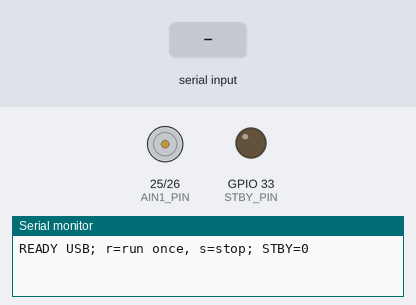
A sketch run on a simulated ESP32. Shown: motor-driver pin pairs drawn as motors (green arrow = first pin HIGH = forward, orange = second pin HIGH = backward, longer = more drive, stopped while the standby pin is LOW), output pins drawn as LEDs (lit = HIGH), the last lines printed to the serial monitor. The inputs (shaded band) are chosen by the test bench.

Above: at 1.2 s.
1.3 s: "r" received over Serial
At 2.1 s:
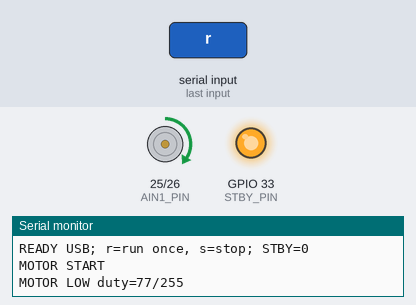
At 3.1 s:
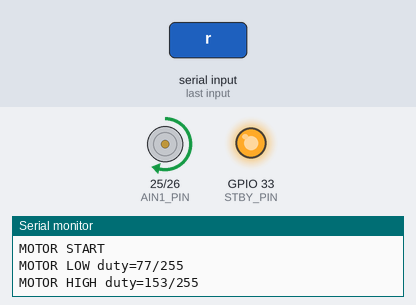
4.3 s: "s" received over Serial
Timing chart, 0 to 7.3 s (numbered marks = the images above; inputs shaded):
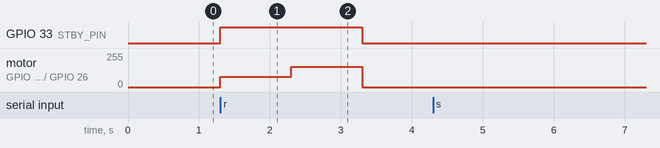

The sketch:

motor_serial.ino
```cpp
#include <Arduino.h>

constexpr uint8_t AIN1_PIN = 25;
constexpr uint8_t AIN2_PIN = 26;
constexpr uint8_t STBY_PIN = 33;
constexpr uint32_t PWM_HZ = 20000;
constexpr uint8_t PWM_BITS = 8;
constexpr uint32_t LOW_PERCENT = 30;
constexpr uint32_t HIGH_PERCENT = 60;
constexpr uint32_t MAX_DUTY = (1UL << PWM_BITS) - 1;
constexpr uint32_t LOW_DUTY = (MAX_DUTY * LOW_PERCENT + 50) / 100;
constexpr uint32_t HIGH_DUTY = (MAX_DUTY * HIGH_PERCENT + 50) / 100;
constexpr uint32_t RUN_MS = 1000;
constexpr uint32_t WAKE_MS = 2;
static_assert(LOW_PERCENT > 0 && LOW_PERCENT < HIGH_PERCENT && HIGH_PERCENT <= 100,
              "Use 0 < low < high <= 100");

enum Phase { IDLE, WAKING, LOW_SPEED, HIGH_SPEED };
Phase phase = IDLE;
uint32_t phaseStarted = 0;
bool ain1Attached = false;
bool ain2Attached = false;
bool halted = false;

bool stopMotor() {
  digitalWrite(STBY_PIN, LOW);
  bool ok = true;
  if (ain1Attached) ok = ledcWrite(AIN1_PIN, 0) && ok;
  if (ain2Attached) ok = ledcWrite(AIN2_PIN, 0) && ok;
  phase = IDLE;
  return ok;
}

void fail(const char *message) {
  stopMotor();
  halted = true;
  Serial.printf("ERROR %s; STBY=0\n", message);
}

bool setForward(uint32_t duty) {
  if (!ledcWrite(AIN2_PIN, 0) || !ledcWrite(AIN1_PIN, duty)) {
    fail("PWM write failed");
    return false;
  }
  return true;
}

void setup() {
  digitalWrite(STBY_PIN, LOW);
  pinMode(STBY_PIN, OUTPUT);
  digitalWrite(AIN1_PIN, LOW);
  digitalWrite(AIN2_PIN, LOW);
  pinMode(AIN1_PIN, OUTPUT);
  pinMode(AIN2_PIN, OUTPUT);
  Serial.begin(115200);
  ain1Attached = ledcAttach(AIN1_PIN, PWM_HZ, PWM_BITS);
  ain2Attached = ledcAttach(AIN2_PIN, PWM_HZ, PWM_BITS);
  if (!ain1Attached || !ain2Attached || !stopMotor()) {
    fail("PWM initialization failed");
    return;
  }
  Serial.println("READY USB; r=run once, s=stop; STBY=0");
}

void loop() {
  if (halted) {
    delay(100);
    return;
  }
  // Snapshot the available bytes so continuous input cannot delay motor timing.
  const int available = Serial.available();
  bool stopped = false;
  for (int i = 0; i < available; ++i) {
    const int command = Serial.read();
    if (command == 's' || command == 'S') {
      if (!stopMotor()) {
        fail("motor stop failed");
        return;
      }
      stopped = true;
      Serial.println("MOTOR STOP STBY=0");
    } else if (command == 'r' || command == 'R') {
      if (stopped || phase != IDLE) {
        Serial.println("BUSY command ignored");
      } else {
        digitalWrite(STBY_PIN, HIGH);
        phase = WAKING;
        phaseStarted = millis();
        Serial.println("MOTOR START");
      }
    }
  }

  const uint32_t now = millis();
  if (phase == WAKING && now - phaseStarted >= WAKE_MS) {
    if (!setForward(LOW_DUTY)) return;
    phase = LOW_SPEED;
    phaseStarted = now;
    Serial.printf("MOTOR LOW duty=%lu/%lu\n", (unsigned long)LOW_DUTY,
                  (unsigned long)MAX_DUTY);
  } else if (phase == LOW_SPEED && now - phaseStarted >= RUN_MS) {
    if (!setForward(HIGH_DUTY)) return;
    phase = HIGH_SPEED;
    phaseStarted = now;
    Serial.printf("MOTOR HIGH duty=%lu/%lu\n", (unsigned long)HIGH_DUTY,
                  (unsigned long)MAX_DUTY);
  } else if (phase == HIGH_SPEED && now - phaseStarted >= RUN_MS) {
    if (!stopMotor()) {
      fail("motor stop failed");
      return;
    }
    Serial.println("MOTOR DONE STBY=0");
  }
  delay(2);
}
```

Measured:
- after the input at 1.3 s, GPIO 33 (STBY_PIN): LOW → HIGH at once, → LOW 2.0 s later; motor on GPIO 25 (AIN1_PIN) / GPIO 26 (AIN2_PIN): stopped → forward 77/255 at once, → forward 152/255 1.0 s later, → stopped 1.0 s later
